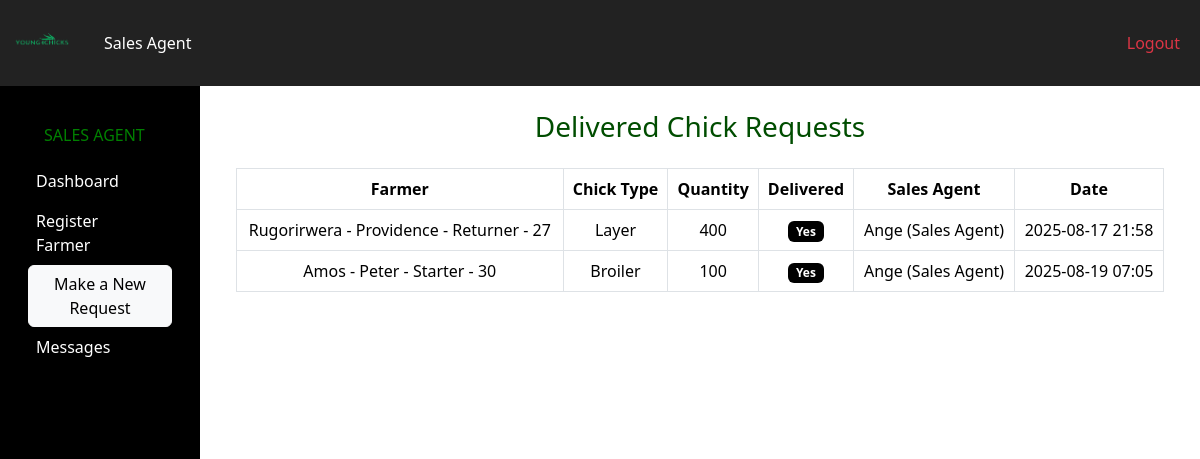
Screenshot of /manager/delivered/ (signed in) with the database file from the repository.
### pages/models.py (models this page shows, shortened)
class Chickrequest(models.Model):
    CHICK_STATUS = [
        ('pending', 'Pending'),
        ('approved', 'Approved'),
        ('rejected', 'Rejected'),
    ]
    FEED_NEEDED = [
        ('yes', 'Yes'),
        ('no', 'No'),
    ]
    CHICK_DELIVERED = [
        ('yes', 'Yes'),
        ('no', 'No'),
    ]
    farmer_name = models.ForeignKey(Farmer, on_delete=models.SET_NULL, null=True)
    chick_type = models.ForeignKey(ChickType, on_delete=models.SET_NULL, null=True)
    chick_quantity = models.PositiveIntegerField()
    chick_date = models.DateTimeField(auto_now_add=True)
    chick_status = models.CharField(max_length=20, choices=CHICK_STATUS, default='pending')
    feed_needed = models.CharField(max_length=10, choices=FEED_NEEDED)
    chickperiod = models.PositiveIntegerField(default=0)
    chick_delivered = models.CharField(max_length=5, choices=CHICK_DELIVERED, default='no')
    sales_agent = models.ForeignKey(
        settings.AUTH_USER_MODEL,
        on_delete=models.SET_NULL,
        null=True,
        blank=True,
        related_name='sent_requests'
    )

class Farmer(models.Model):
    GENDER_CHOICES = [
        ('Male', 'Male'),
        ('Female', 'Female'),
    ]
    FARMER_TYPE_CHOICES = [
        ('Starter', 'Starter'),
        ('Returner', 'Returner'),
    ]
    user = models.OneToOneField(
        settings.AUTH_USER_MODEL,
        on_delete=models.CASCADE,
        related_name='farmer_profile',
        null=True,
        blank=True
    )
    farmer_name = models.CharField(max_length=100)
    farmer_age = models.IntegerField()
    farmer_gender = models.CharField(max_length=10, choices=GENDER_CHOICES)
    farmer_nin = models.CharField(max_length=20)
    farmer_phone_number = models.CharField(max_length=15)
    farmer_type = models.CharField(max_length=50, choices=FARMER_TYPE_CHOICES)
    recomender_name = models.CharField(max_length=100)
    recommender_nin = models.CharField(max_length=20)
    def __str__(self):
        return f"{self.farmer_name} - {self.recomender_name} - {self.farmer_type} - {self.farmer_age}"

class ChickType(models.Model):
    TYPE_CHOICES = [
        ('broiler', 'Broiler'),
        ('layer', 'Layer'),
    ]
    name = models.CharField(max_length=20, choices=TYPE_CHOICES, unique=True)
    def __str__(self):
        return self.get_name_display()

class Userprofile(AbstractUser):
    USER_TYPE_CHOICES = [
        ('manager', 'Manager'),
        ('sales_agent', 'Sales Agent'),
    ]
    user_type = models.CharField(max_length=20, choices=USER_TYPE_CHOICES)
    phone = models.CharField(
        max_length=15,
        unique=True,
        blank=True,
        null=True,
        validators=[RegexValidator(r'^\+?\d{10,15}$', 'Enter a valid phone number.')]
    )
    title = models.CharField(max_length=5, blank=True, null=True)
    created_at = models.DateTimeField(default=timezone.now)
    class Meta:
        db_table = "user_profiles"
        ordering = ['created_at']
    def __str__(self):
        return f"{self.username} ({self.get_user_type_display()})"

### pages/views.py (the view)
# urls.py: path("manager/delivered/", views.delivered_sales, name="delivered"),
@login_required
def delivered_sales(request):
    delivered_requests = Chickrequest.objects.filter(chick_delivered='yes')
    return render(request, "pages/delivered_sales.html", {"delivered_requests": delivered_requests})

### pages/templates/pages/delivered_sales.html
{% extends 'pages/base.html' %}
{% block content %}
<div class="container mt-4">
  <h3 class="mb-4 text-center" style="color: #004d00;">Delivered Chick Requests</h3>
  {% if delivered_requests %}
    <div class="table-responsive">
      <table class="table table-bordered align-middle text-center">
        <thead style="background-color: #004d00; color: white;">
          <tr>
            <th>Farmer</th>
            <th>Chick Type</th>
            <th>Quantity</th>
            <th>Delivered</th>
            <th>Sales Agent</th>
            <th>Date</th>
          </tr>
        </thead>
        <tbody style="color: black;">
          {% for req in delivered_requests %}
            <tr style="background-color:cycle '#e6ffe6' '#ccffcc' ;">
              <td>{{ req.farmer_name }}</td>
              <td>{{ req.chick_type }}</td>
              <td>{{ req.chick_quantity }}</td>
              <td>
                {% if req.chick_delivered == 'yes' %}
                  <span class="badge" style="background-color: black; color: white;">Yes</span>
                {% else %}
                  <span class="badge" style="background-color: white; color: black; border: 1px solid black;">No</span>
                {% endif %}
              </td>
              <td>{{ req.sales_agent }}</td>
              <td>{{ req.chick_date|date:"Y-m-d H:i" }}</td>
            </tr>
          {% endfor %}
        </tbody>
      </table>
    </div>
  {% else %}
    <p class="text-center" style="color: #004d00; font-weight:bold;">No delivered requests found.</p>
  {% endif %}
</div>
{% endblock %}

### static/style.css (style rules this page uses)
:root { --color-black: #000000; --color-white: #ffffff; --color-green: #004d00; }
body { background-color: var(--color-white); color: var(--color-black); font-family: 'Segoe UI', Tahoma, Geneva, Verdana, sans-serif; }
table { border-collapse: collapse; width: 100%; color: var(--color-black); }
table thead { background-color: var(--color-black); color: var(--color-white); }
table tbody tr { background-color: var(--color-white); }
table tbody tr:nth-child(even) { background-color: #f5f5f5; }
h1, h2, h3, h4, h5, h6 { color: var(--color-green); }

### pages/templates/pages/base.html (style rules this page uses)
table { border: 1px solid black; }
thead { background-color: black; color: white; }

### rows the page displays
Chickrequest: farmer_name "Rugorirwera - Providence - Returner - 27", chick_type "Layer", chick_quantity "400", chick_delivered "Yes", sales_agent "Ange (Sales Agent)", chick_date "2025-08-17 21:58"
Chickrequest: farmer_name "Amos - Peter - Starter - 30", chick_type "Broiler", chick_quantity "100", chick_delivered "Yes", sales_agent "Ange (Sales Agent)", chick_date "2025-08-19 07:05"
